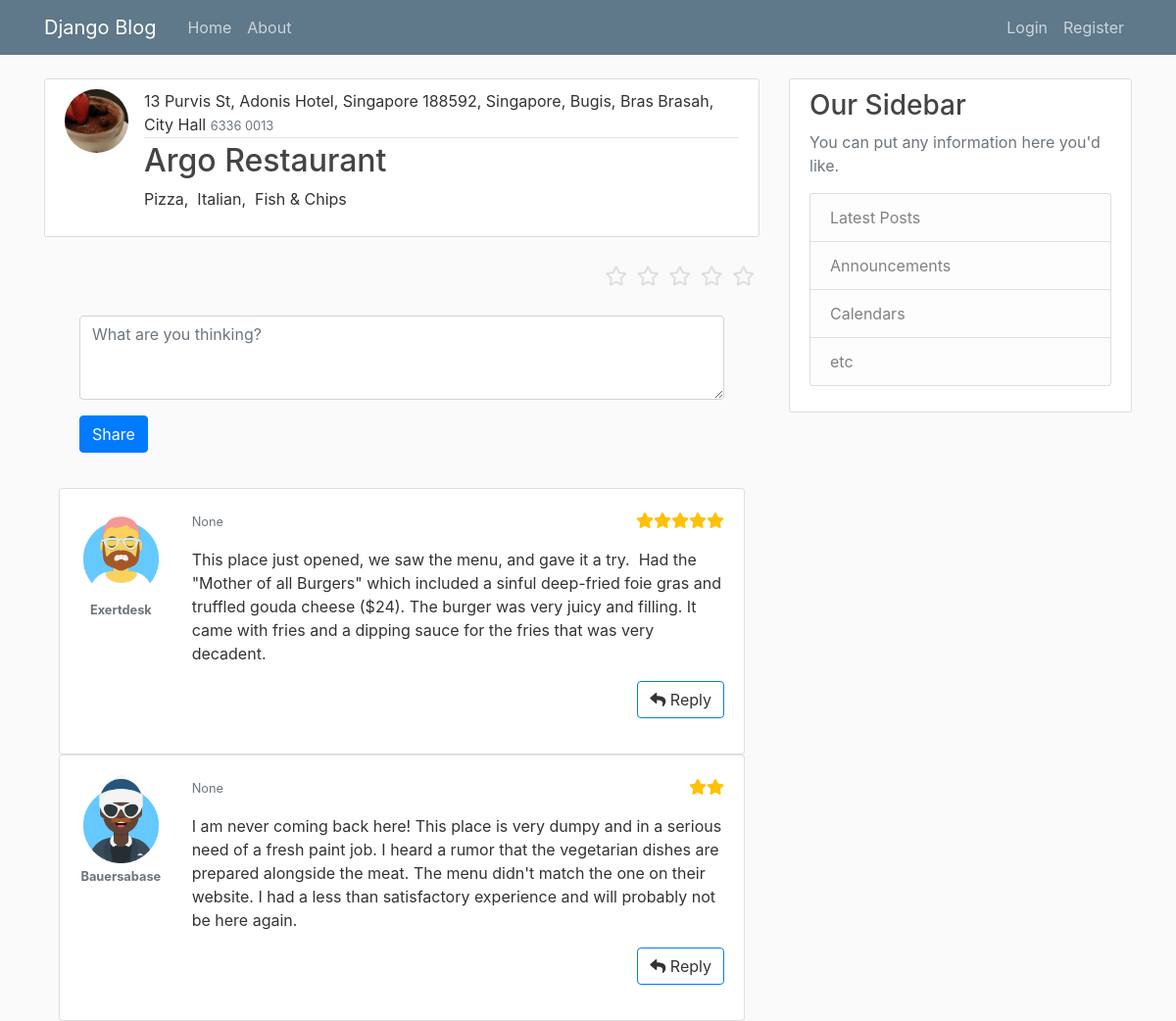
Page /restaurant/article/R00021 on the earlier database version.
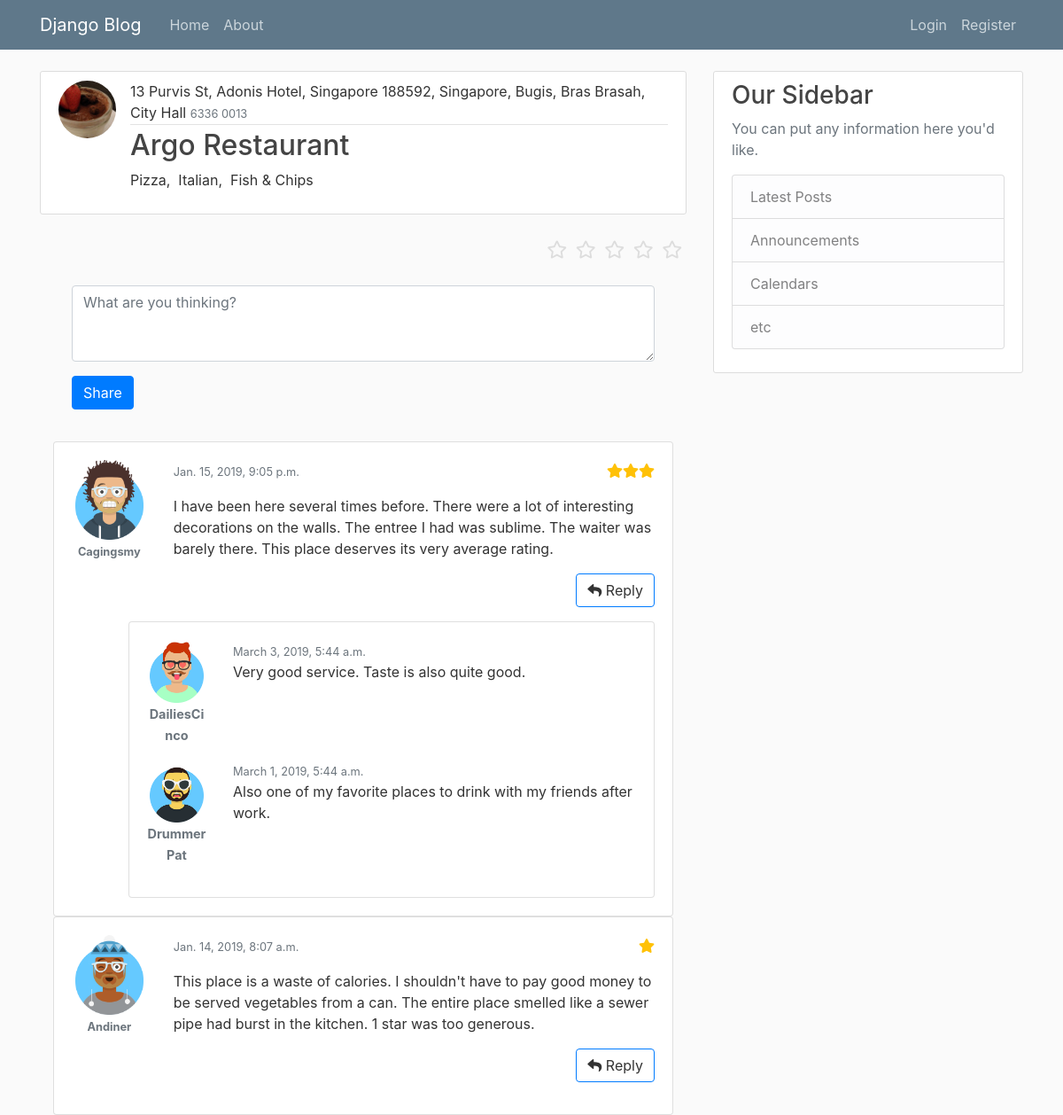
Same page on the later database version.
### mysite/models.py (models this page shows, shortened)
class Comment(models.Model):
    comment_id = models.CharField(max_length=6, primary_key=True)
    restaurant = models.ForeignKey(Restaurant, on_delete=models.CASCADE)
    user = models.ForeignKey(Profile, on_delete=models.CASCADE)
    comment = models.TextField()
    rating = models.SmallIntegerField()
    comment_datetime = models.DateTimeField()
    class Meta:
        ordering = ['-comment_datetime']

class Reply(models.Model):
    reply_id = models.CharField(max_length=6, primary_key=True)
    comment = models.ForeignKey(Comment, on_delete=models.CASCADE)
    reply = models.TextField()
    reply_datetime = models.DateTimeField()
    user = models.ForeignKey(Profile, on_delete=models.CASCADE)
    class Meta:
        verbose_name_plural = "Replies"
        ordering = ['-reply_datetime']

### users/models.py (models this page shows, shortened)
class Profile(models.Model):
    user = models.OneToOneField(User, on_delete=models.CASCADE)
    image = models.ImageField(default='default.jpg', upload_to='profile_pics')

### mysite/views.py (the view)
# urls.py: path('restaurant/article/<str:pk>', views.detail, name='restaurant-detail-comment'),
def detail(request, pk):
    restaurant = get_object_or_404(Restaurant, pk=pk)
    context = {
        'restaurant': restaurant,
    }
    return render(request, 'mysite/restaurant_detail_comment.html', context)

### mysite/templatetags/mysite_range_loop.py (called while the page is built)
@register.filter
def get_range(value):
    return range(value)

### templates/mysite/restaurant_detail_comment.html (shortened to what the changed rows need)
{% extends "mysite/base.html" %}
{% load mysite_range_loop %}
{% block content %}
    <div>
        <article class="media content-section">
            <div class="media-body">
                <h2 class="article-title" href="#">{{ restaurant.name }}</h2>
            </div>
        </article>
    </div>
    {% for comment in restaurant.comment_set.all %}
        <div class="container">
            <div class="card">
                <div class="card-body">
                    <div class="row">
                        <div class="col-md-2">
                            <img src="{{ comment.user.image.url }}" class="img img-rounded img-fluid"/>
                            <p class="text-secondary text-center"><strong
                                    style="font-size: .8rem">{{ comment.user.user.username }}</strong></p>
                        </div>
                        <div class="col-md-10 comment-box">
                            <p>
                                <small class="text-muted">{{ comment.comment_datetime }}</small>
                                {% for star in comment.rating|get_range %}
                                    <span class="float-right"><i class="text-warning fa fa-star"></i></span>
                                {% endfor %}
                            </p>
                            <p>{{ comment.comment }}</p>
                            <p>
                                <a class="float-right btn btn-outline-primary ml-2"> <i class="fa fa-reply"></i>
                                    Reply</a>
                            </p>
                        </div>
                    </div>
                    {% if comment.reply_set.all %}
                        <div class="card card-inner">
                            <div class="card-body">
                                {% for reply in comment.reply_set.all %}
                                    <div class="row">
                                        <div class="col-md-2">
                                            <img src="{{ reply.user.image.url }}"
                                                 class="img img-rounded img-fluid"/>
                                            <p class="text-secondary text-center"><strong
                                                    style="font-size: .9rem">{{ reply.user.user.username }}</strong>
                                            </p>
                                        </div>
                                        <div class="col-md-10 comment-box">
                                            <small class="text-muted">{{ reply.reply_datetime }}</small>
                                            <p>{{ reply.reply }}</p>
                                        </div>
                                    </div>
                                {% endfor %}
                            </div>
                        </div>
                    {% endif %}
                </div>
            </div>
        </div>
    {% endfor %}
{% endblock content %}

Differences in the rows shown:
no longer on this page (row edited): Comment: user.image (picture), user.user.username "Exertdesk", comment_datetime "None", rating 5 (drawn), comment "This place just opened, we saw the menu, and gave it a try. Had the \"Mother of all Burgers\" which included a sinful deep-fried foie gras and truffled gouda cheese ($24). The burger was very juicy and filling. It came with fries and a dipping sauce for the fries that was very decadent."
no longer on this page (row edited): Comment: user.image (picture), user.user.username "Bauersabase", comment_datetime "None", rating 2 (drawn), comment "I am never coming back here! This place is very dumpy and in a serious need of a fresh paint job. I heard a rumor that the vegetarian dishes are prepared alongside the meat. The menu didn't match the one on their website. I had a less than satisfactory experience and will probably not be here again."
now on this page (row edited): Comment: user.image (picture), user.user.username "Cagingsmy", comment_datetime "Jan. 15, 2019, 9:05 p.m.", rating 3 (drawn), comment "I have been here several times before. There were a lot of interesting decorations on the walls. The entree I had was sublime. The waiter was barely there. This place deserves its very average rating."
now on this page (row edited): Reply: user.image (picture), user.user.username "DailiesCinco", reply_datetime "March 3, 2019, 5:44 a.m.", reply "Very good service. Taste is also quite good."
now on this page (row edited): Reply: user.image (picture), user.user.username "DrummerPat", reply_datetime "March 1, 2019, 5:44 a.m.", reply "Also one of my favorite places to drink with my friends after work."
now on this page (row edited): Comment: user.image (picture), user.user.username "Andiner", comment_datetime "Jan. 14, 2019, 8:07 a.m.", rating 1 (drawn), comment "This place is a waste of calories. I shouldn't have to pay good money to be served vegetables from a can. The entire place smelled like a sewer pipe had burst in the kitchen. 1 star was too generous."
